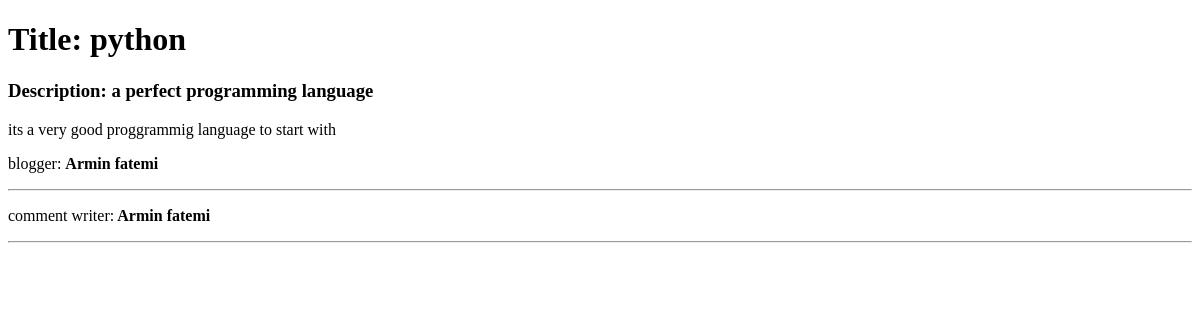
Before: /postdetail/1/ with the older database file.
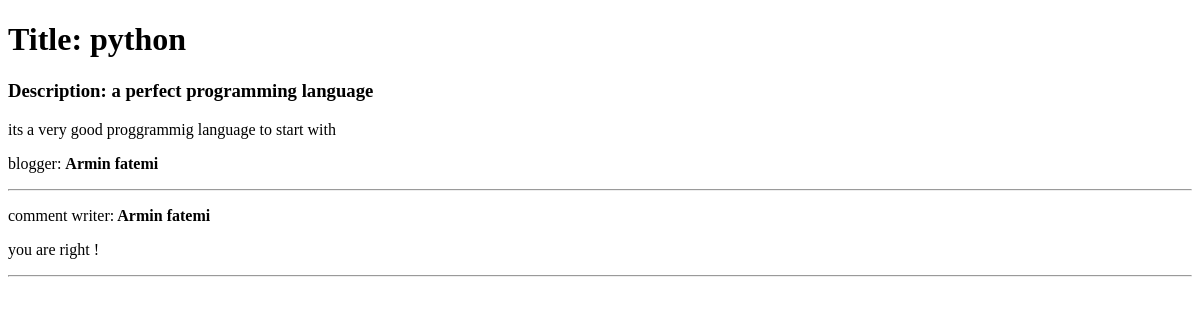
After: the same page with the newer database file.
### posts/models.py (models this page shows, shortened)
class CommentModel(models.Model):
    author = models.ForeignKey(BloggerModel, on_delete=models.DO_NOTHING, related_name='comments')
    post = models.ForeignKey(PostModel, on_delete=models.DO_NOTHING, )
    text = models.TextField(blank=False, )
    created_time = models.DateTimeField(auto_now_add=True, editable=True)

### bloggers/models.py (models this page shows)
class BloggerModel(models.Model):
    user = models.OneToOneField(User, on_delete=models.DO_NOTHING)
    bio_text = models.TextField(blank=True, )
    name = models.CharField(blank=False, max_length=100)
    birth_date = models.DateField(blank=True, null=True)
    register_date = models.DateTimeField(auto_now_add=True, )
    post_count = models.IntegerField(default=0)
    email = models.CharField(blank=False, max_length=100)
    phone_number = models.CharField(blank=True, max_length=50)
    photo = models.ImageField(blank=True, upload_to='photos/bloggers/%Y/%m/%d/')
    def __str__(self):
        return self.name

### pages/views.py (the view)
# urls.py: path('postdetail/<int:post_id>/', postdetail),
def postdetail(request, post_id):
    post = get_object_or_404(PostModel, pk=post_id)
    comment = CommentModel.objects.filter(post=post).all()
    context = {
        'post': post,
        'comment': comment,
    }
    return render(request, 'posts/postdetail.html', context=context)

### templates/posts/postdetail.html (shortened to what this page needs)
<!DOCTYPE html>
<html lang="en">
<head>
</head>
<body>
<div>
    <h1>Title: {{ post.title }}</h1>
    <h3>Description: {{ post.description }}</h3>
    <p>{{ post.text }}</p>
    <p>blogger: <b>{{ post.blogger }}</b></p>
    <hr>
</div>
    {% for c in comment %}
        <p>comment writer:<b> {{ c.author }}</b></p>
        <p>{{ c.text }}</p>
        <hr>
    {% endfor %}
</body>
</html>

Changed rows visible on the page:
changed CommentModel "Armin fatemi": text (not shown) → "you are right !"
